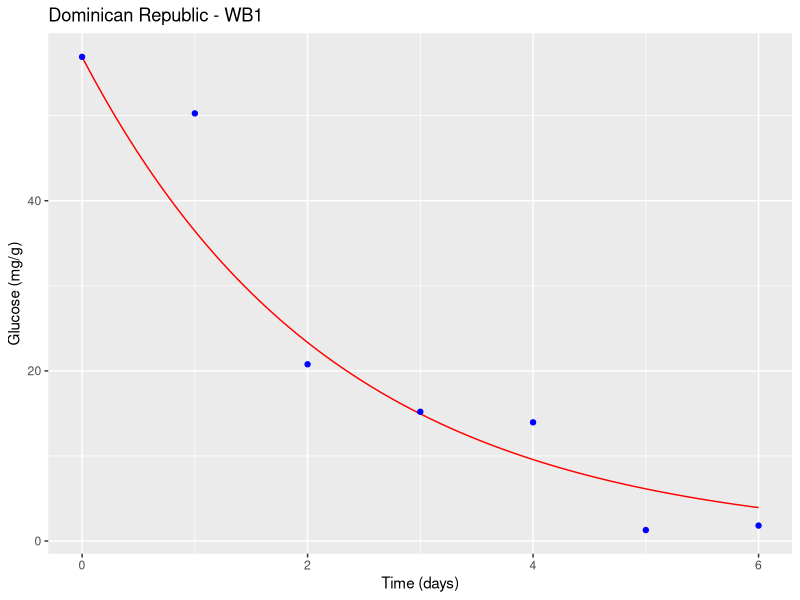
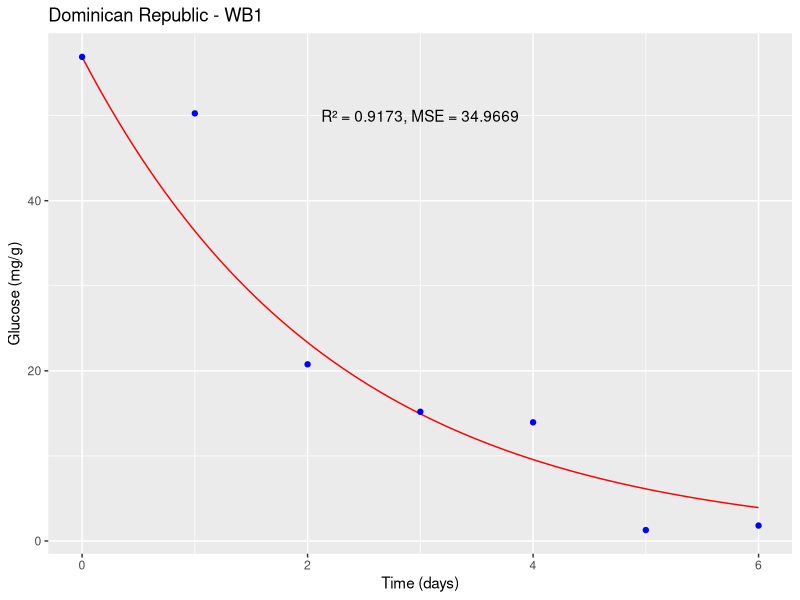
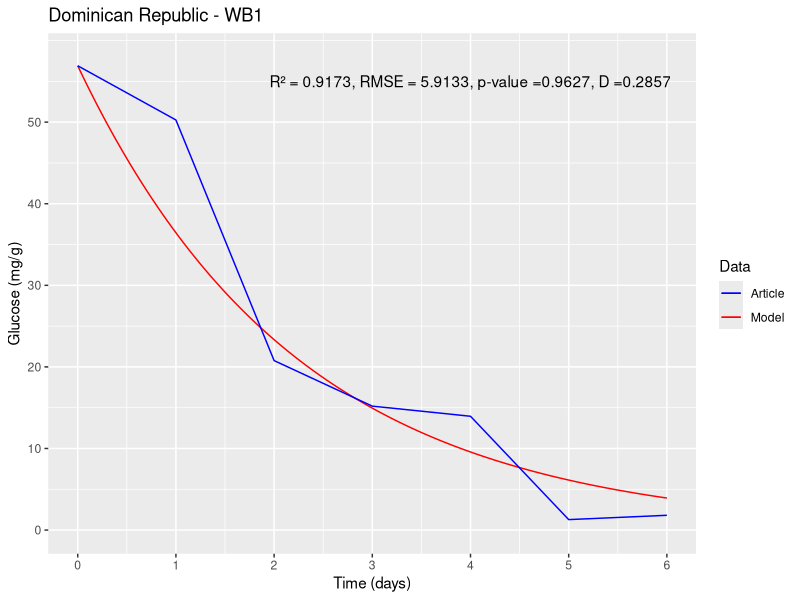

Write the R code that produced these figures, in order.
#Packages#
install.packages("deSolve")
install.packages("ggplot2")
#Libraries#
library(deSolve)
library(ggplot2)

state1<-c(y=56.909) # Initial state #
times1<-seq(0,6,1/10000) #6 days with 10000 intervals per day#
parameters1<-c(Y1=57.546,Y2=603.73) #Parameter values#
#Lagunes Galvez et al., 2007 Dominican Republic <- Dominican Republic - WB1#
#doi:10.1016/j.ijfoodmicro.2006.10.041#
#Dominican Republic - WB1#

#(i). DATA TO FEED THE GLUCOSE MODEL#

#nu1#
U<- 0.1557
G<- 56.909
K<-0.6164
L<-0.022808213
U1 <- (U*G/G+K*L)*L
U1
#nu2#
U2<- 0.3296
G2<- 56.909
K2<-0.6121
BAL2<-1.25E-08

U2 <- (U2*G2/G2+K2*BAL2)*BAL2
U2

#Differential equation#
ODE1<-function(times,state,parameters){ 
  y<-state[1] #inital state
  Y1<-parameters[1] #parameter 1
  Y2<-parameters[2] #parameter 2
  dy<--(Y1*U1/0.5)*y-(Y2*U2/0.5)*y #equation
  res<-dy
  list(res)
}


#number solution#
solution1<-lsoda(state1, times1, ODE1, parameters1)

#(ii). EXPERIMENTAL DATA OF ARTICLE#

ts = c(0,24/24,48/24,72/24,96/24,120/24,144/24)
glu<-c(56.909,50.266,20.771,15.19,13.95,1.284,1.815)

#Graph#

df <- data.frame(time = solution1[,1], glucose = solution1[,2])
d<-ggplot() +
  geom_line(data = df, aes(x = time, y = glucose), color = "red") +
  geom_point(data = data.frame(time = ts, glucose = glu), aes(x = time, y = glucose), color = "blue") +
  xlab("Time (days)") + ylab("Glucose (mg/g)") +
  ggtitle("Dominican Republic - WB1")
plot(d)

#Statistical validation#

#To statistically validate the mathematical model, various analysis tools can be used,
#but one of the most common is to compare the model results with experimental data and evaluate the quality of the fit.
#In this case, one can use the coefficient of determination (R²), the mean squared error (MSE), and the root mean square error (RMSE) as fitting measures#

#To calculate R², MSE, and RMSE, one can compare the values predicted by the model with
#the experimental data. First, extract the values predicted by the model at the same points 
#where the experimental measurements were taken, 
#using the approx() function in R:

pred <- approx(solution1[,1], solution1[,2], ts)$y

#Then, R², MSE, and RMSE can be calculated using the following formulas:
SSE <- sum((glu - pred)^2)
SST <- sum((glu - mean(glu))^2)
R2 <- 1 - SSE/SST
MSE <- SSE/length(glu)
RMSE <- sqrt(MSE)
#Where SSE is the sum of squared errors,
#SST is the total sum of squares,
#R² is the coefficient of determination, MSE is the mean squared error and RMSE is the root mean square error.

cat("R² = ", round(R2, 4), "\n")
cat("MSE = ", round(MSE, 4), "\n")
cat("RMSE = ", round(RMSE, 4), "\n")

#R² measures the proportion of total variation in the experimental data
#that is explained by the model. A value of R² close to 1 indicates a good fit of the model to the experimental data

#MSE measures the average of squared errors between experimental values
#and the values predicted by the model. A low MSE value indicates good predictive capability of the model.

#The root mean square error (RMSE) was determined, which quantifies the magnitude of deviation of simulated values from observed values.

d <- ggplot() +
  geom_line(data = df, aes(x = time, y = glucose), color = "red") +
  geom_point(data = data.frame(time = ts, glucose = glu), aes(x = time, y = glucose), color = "blue") +
  xlab("Time (days)") + ylab("Glucose (mg/g)") +
  ggtitle("Dominican Republic - WB1") +
  annotate("text", x = 3, y = 50, label = paste0("R² = ", round(R2, 4), ", MSE = ", round(MSE, 4)))

plot(d)

#Two-sample Kolmogorov–Smirnov test - KS#
#Ho: The simulation results follow the same distribution of experimental data#
#Ha: The simulation results do not follow the same distribution of experimental data#
#Hypothesis test with an alpha of 0.05#
#to determine if there is a significant difference between the data and the exponential distribution#
#Hypothesis test 
alpha <- 0.05

# Perform Kolmogorov-Smirnov test
ks_test <- ks.test(glu, pred)
ks_test

# Results Kolmogorov-Smirnov test
cat("Kolmogorov-Smirnov test:", "\n")
cat("Test statistic:", round(ks_test$statistic, 4), "\n")
cat("p-value:", round(ks_test$p.value, 4), "\n")

if (ks_test$p.value < alpha) {
  cat("The simulation results do not follow the same distribution of experimental data.\n")
} else {
  cat("The simulation results follow the same distribution of experimental data.\n")
}


#Final plot#
p_value <- round(ks_test$p.value, 4)
D <- round(ks_test$statistic, 4)

# First, define the colors we want to use for each element:
colors <- c(Model = "red", Article = "blue")

# Then the script is modified to assign a name to each geom and set the color scale manually
d <- ggplot() +
  geom_line(data = df, aes(x = time, y = glucose, color = "Model"), show.legend = TRUE) +
  geom_line(data = data.frame(time = ts, glucose = glu), aes(x = time, y = glucose, color = "Article"), show.legend = TRUE) +
  xlab("Time (days)") + ylab("Glucose (mg/g)") +
  ggtitle("Dominican Republic - WB1") +
  annotate("text", x = 4, y = 55, label = paste0("R² = ", round(R2, 4), ", RMSE = ", round(RMSE, 4), ", p-value =", round(p_value, 4), ", D =", round(D, 4))) +
  labs(color = "Data") +  # Change the title of the legend
  scale_color_manual(values = colors) +
  scale_x_continuous(limits = c(0, 6), breaks = seq(0, 6, 1)) +  # x-axis boundaries and intervals between marks
  scale_y_continuous(limits = c(0, 58), breaks = seq(0, 58, 10))   # y-axis boundaries and intervals between marks

#PLOT#
print(d)
